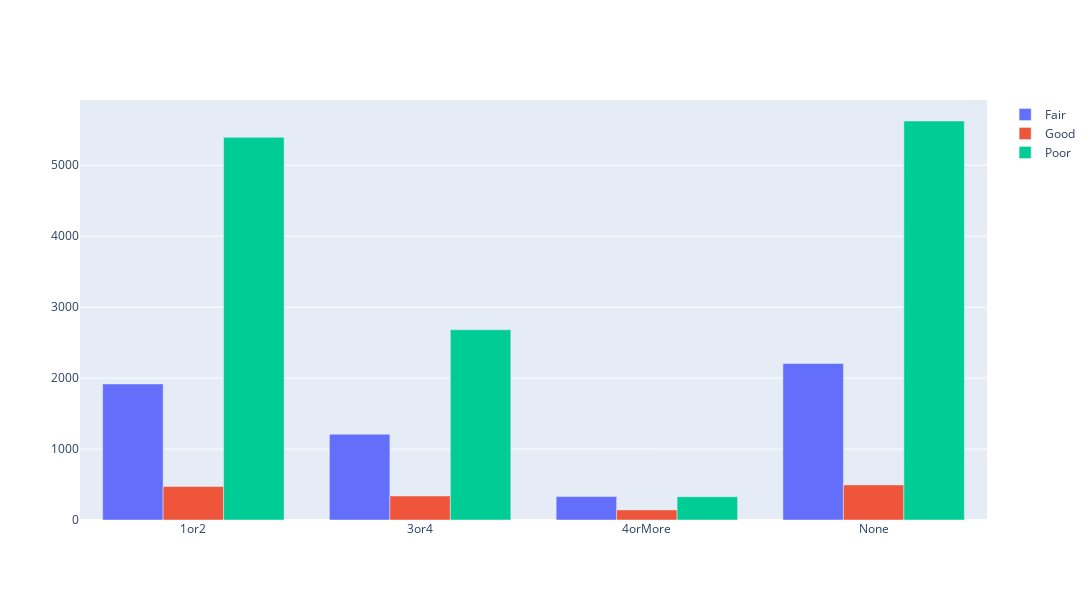

The code cell stored with this chart in its notebook:
### Code cell
groups = df_steward_1.groupby('health' )
fig = go.Figure()
for g in groups.groups:
    group = groups.get_group(g)
    fig.add_trace(go.Bar(x=group['steward'], y=group['health_index'], name=str(g)))
fig.layout.update({'height':600})
fig.layout.update({'width':1500})
fig.show()

### Figure 1 — Plotly figure (JSON) as saved in the notebook; plotly's stock layout.template omitted (floating-point values rounded to 4 significant figures)
{"data": [{"name": "Fair", "type": "bar", "x": ["1or2", "3or4", "4orMore", "None"], "y": [1918.0, 1209.0, 329.7, 2206.0]}, {"name": "Good", "type": "bar", "x": ["1or2", "3or4", "4orMore", "None"], "y": [471.3, 339.0, 142.6, 494.7]}, {"name": "Poor", "type": "bar", "x": ["1or2", "3or4", "4orMore", "None"], "y": [5394.0, 2681.0, 327.8, 5624.0]}], "layout": {"height": 600, "width": 1500}}
